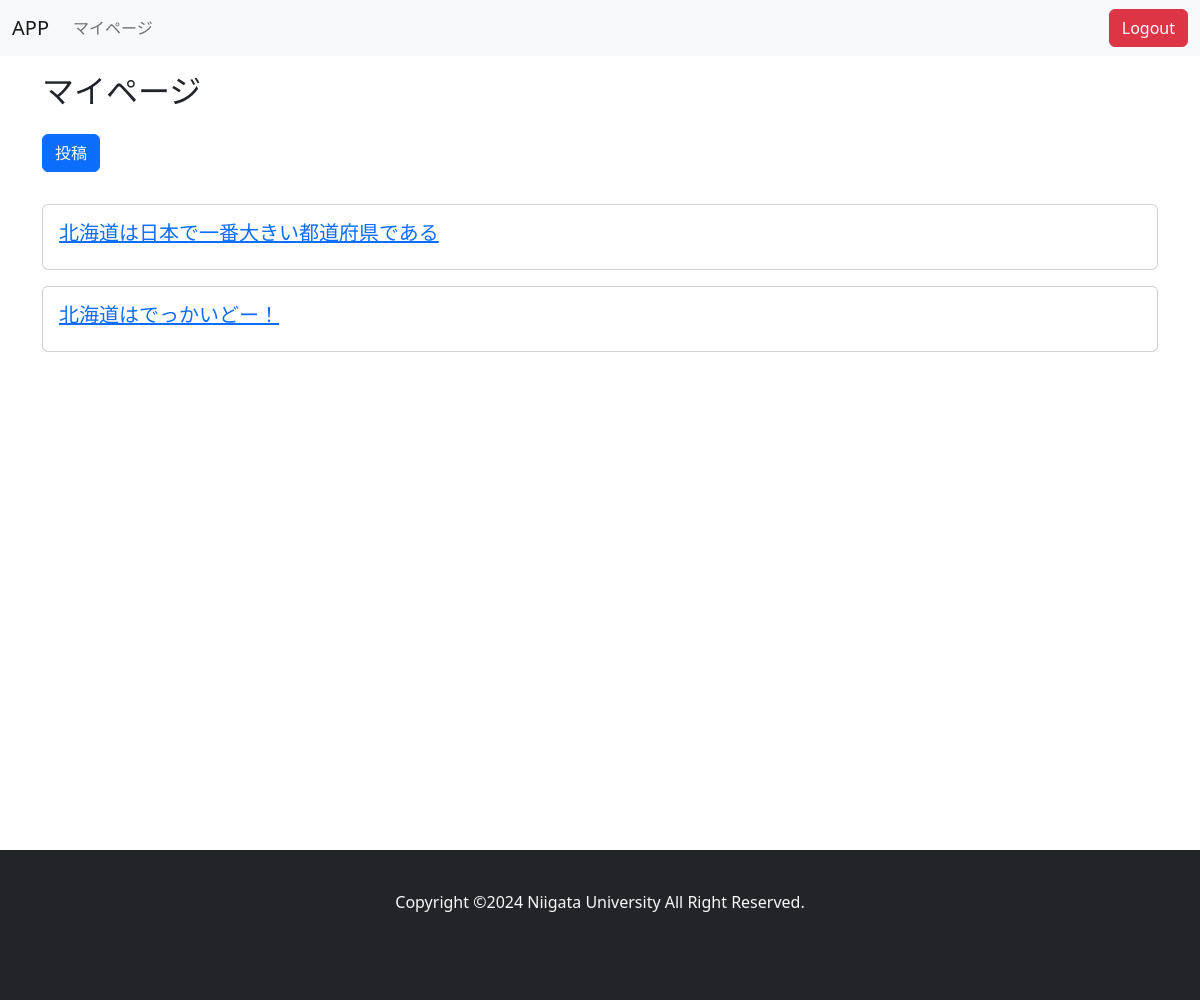
Before: /mypage/ (signed in) with the older database file.
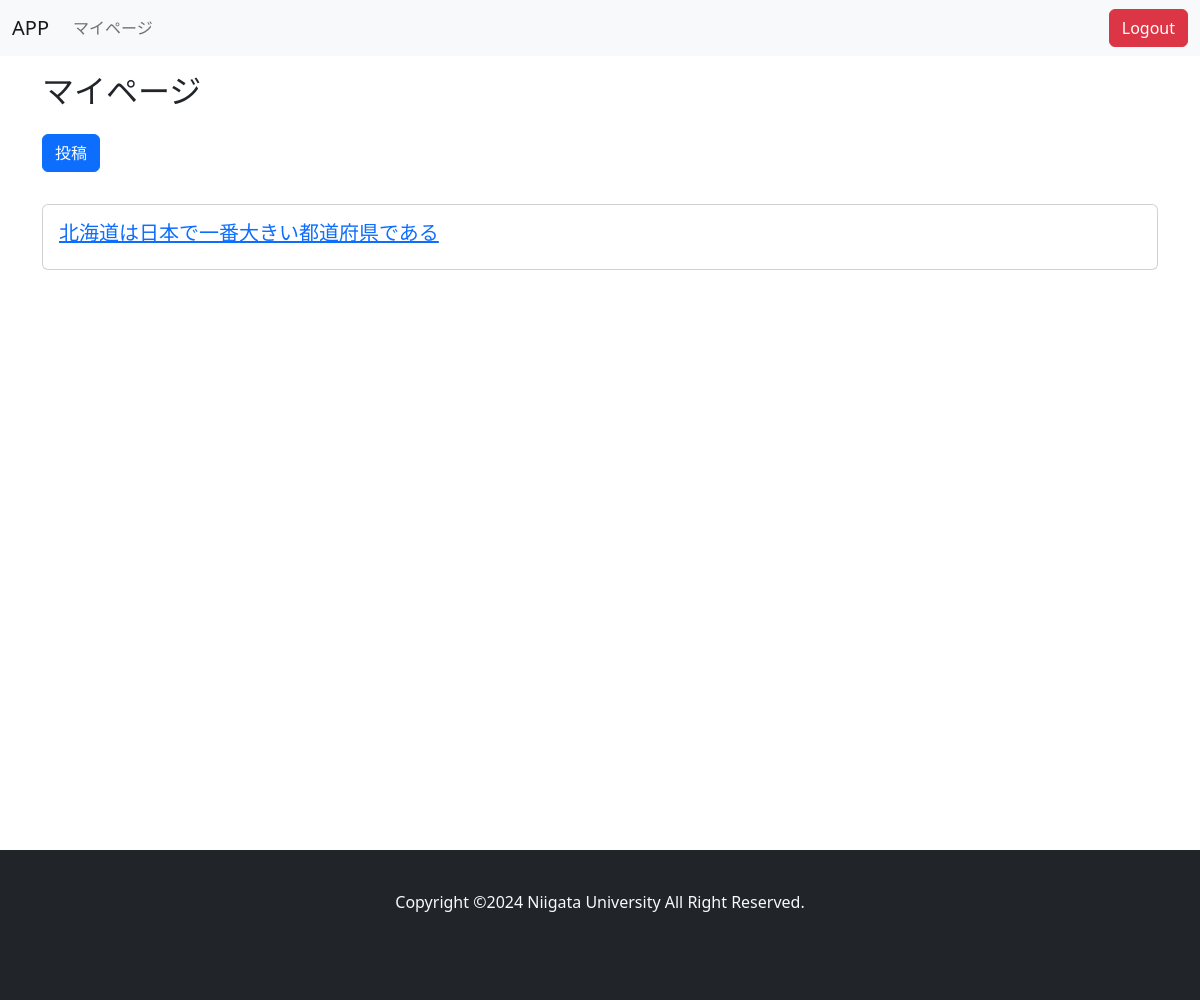
After: the same page with the newer database file.
### main/models.py (models this page shows, shortened)
class Post(models.Model):
    CATEGORY_CHOICES = [
        ('地理', '地理'),
        ('歴史', '歴史'),
        ('人物', '人物'),
        ('自然', '自然'),
        ('伝統', '伝統'),
        ('スポーツ', 'スポーツ'),
        ('食', '食'),
        ('文化', '文化'),
        ('芸能', '芸能'),
        ('特産品', '特産品'),
        ('方言', '方言'),
        ('その他', 'その他'),
    ]
    PREFECTURE_CHOICES = [
        ('北海道', '北海道'),
        ('青森県', '青森県'),
        ('岩手県', '岩手県'),
        ('宮城県', '宮城県'),
        ('秋田県', '秋田県'),
        ('山形県', '山形県'),
        ('福島県', '福島県'),
        ('茨城県', '茨城県'),
        ('栃木県', '栃木県'),
        ('群馬県', '群馬県'),
        ('埼玉県', '埼玉県'),
        ('千葉県', '千葉県'),
        ('東京都', '東京都'),
        ('神奈川県', '神奈川県'),
        ('新潟県', '新潟県'),
        ('富山県', '富山県'),
        ('石川県', '石川県'),
        ('福井県', '福井県'),
        ('山梨県', '山梨県'),
        ('長野県', '長野県'),
        ('岐阜県', '岐阜県'),
        ('静岡県', '静岡県'),
        ('愛知県', '愛知県'),
        ('三重県', '三重県'),
        ('滋賀県', '滋賀県'),
        ('京都府', '京都府'),
        ('大阪府', '大阪府'),
        ('兵庫県', '兵庫県'),
        ('奈良県', '奈良県'),
        ('和歌山県', '和歌山県'),
        ('鳥取県', '鳥取県'),
        ('島根県', '島根県'),
        ('岡山県', '岡山県'),
        ('広島県', '広島県'),
        ('山口県', '山口県'),
        ('徳島県', '徳島県'),
        ('香川県', '香川県'),
        ('愛媛県', '愛媛県'),
        ('高知県', '高知県'),
        ('福岡県', '福岡県'),
        ('佐賀県', '佐賀県'),
        ('長崎県', '長崎県'),
        ('熊本県', '熊本県'),
        ('大分県', '大分県'),
        ('宮崎県', '宮崎県'),
        ('鹿児島県', '鹿児島県'),
        ('沖縄県', '沖縄県'),
    ]
    title = models.CharField(max_length=20)
    category = models.CharField(max_length=20, choices=CATEGORY_CHOICES)
    prefecture = models.CharField(max_length=20, choices=PREFECTURE_CHOICES)
    content = models.TextField(blank=True, null=True)
    user = models.ForeignKey(User, on_delete=models.CASCADE)
    like = models.ManyToManyField(User, related_name='related_post', blank=True)
    create_at = models.DateTimeField()
    update_at = models.DateTimeField()
    class Meta:
        db_table = 'posts'
        ordering = ["-create_at"]

### main/views.py (the view)
# urls.py: path("mypage/", MyPageView.as_view(), name="mypage"),
class MyPageView(LoginRequiredMixin, ListView):
    template_name = "main/mypage.html"
    model = Post
    def get_queryset(self):
        user = self.request.user
        user_posts = Post.objects.filter(user=user)
        return user_posts

### templates/main/mypage.html (shortened to what this page needs)
{% extends "base.html" %}
{% block content %}
<div class="container mt-3">
    <h2>マイページ</h2>
    <div><a class="btn btn-primary my-3" href="{% url 'main:trivia-create' %}">投稿</a></div>
    {% for object in object_list %}
        <div class="card my-3">
            <div class="card-body">
                <h5><a href="{% url 'main:trivia-detail' pk=object.id %}">{{object.title}}</a></h5>
            </div>
        </div>
    {% endfor %}
</div>
{% endblock %}

Changed rows visible on the page:
removed Post: title "北海道はでっかいどー！"
